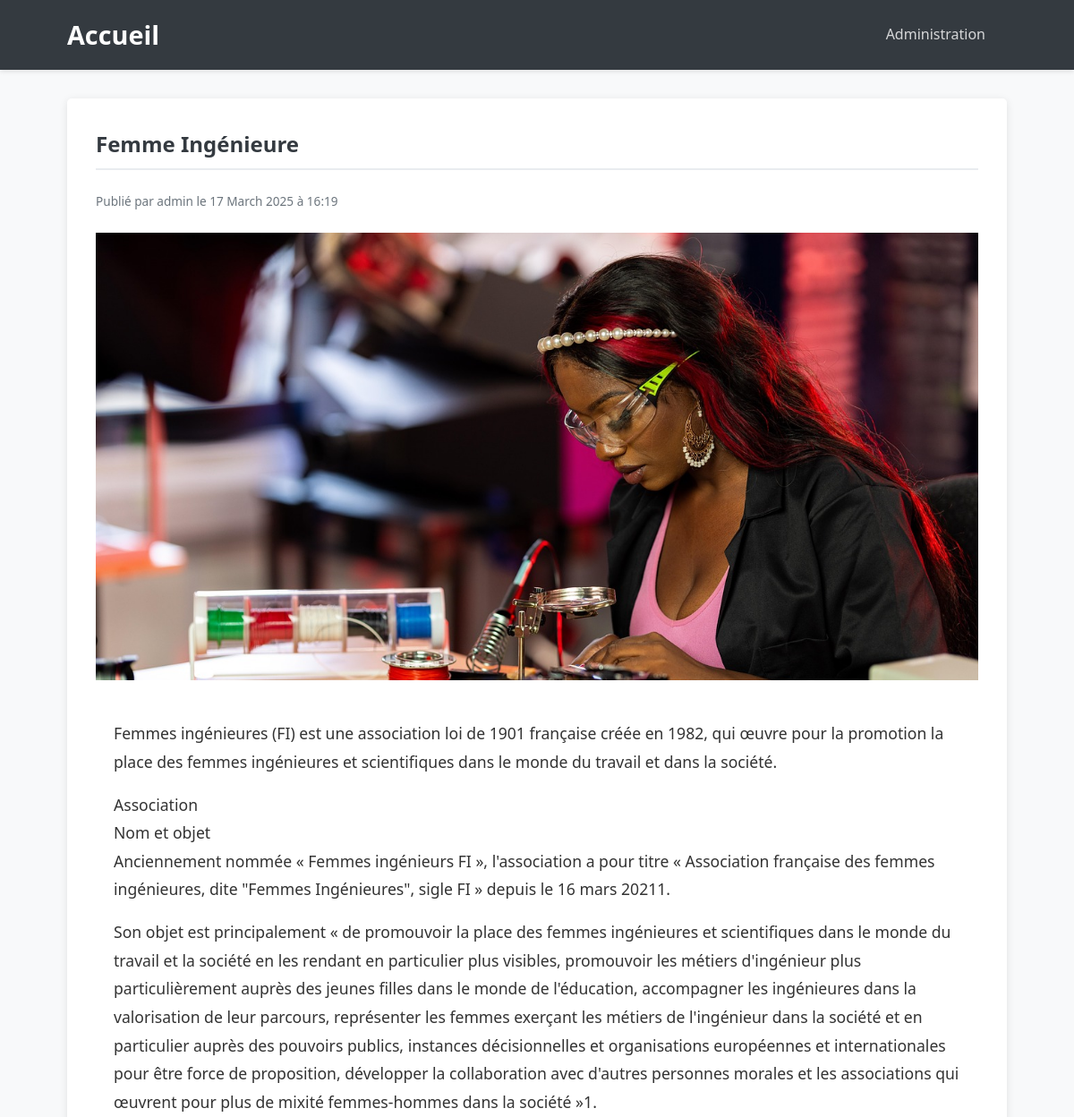
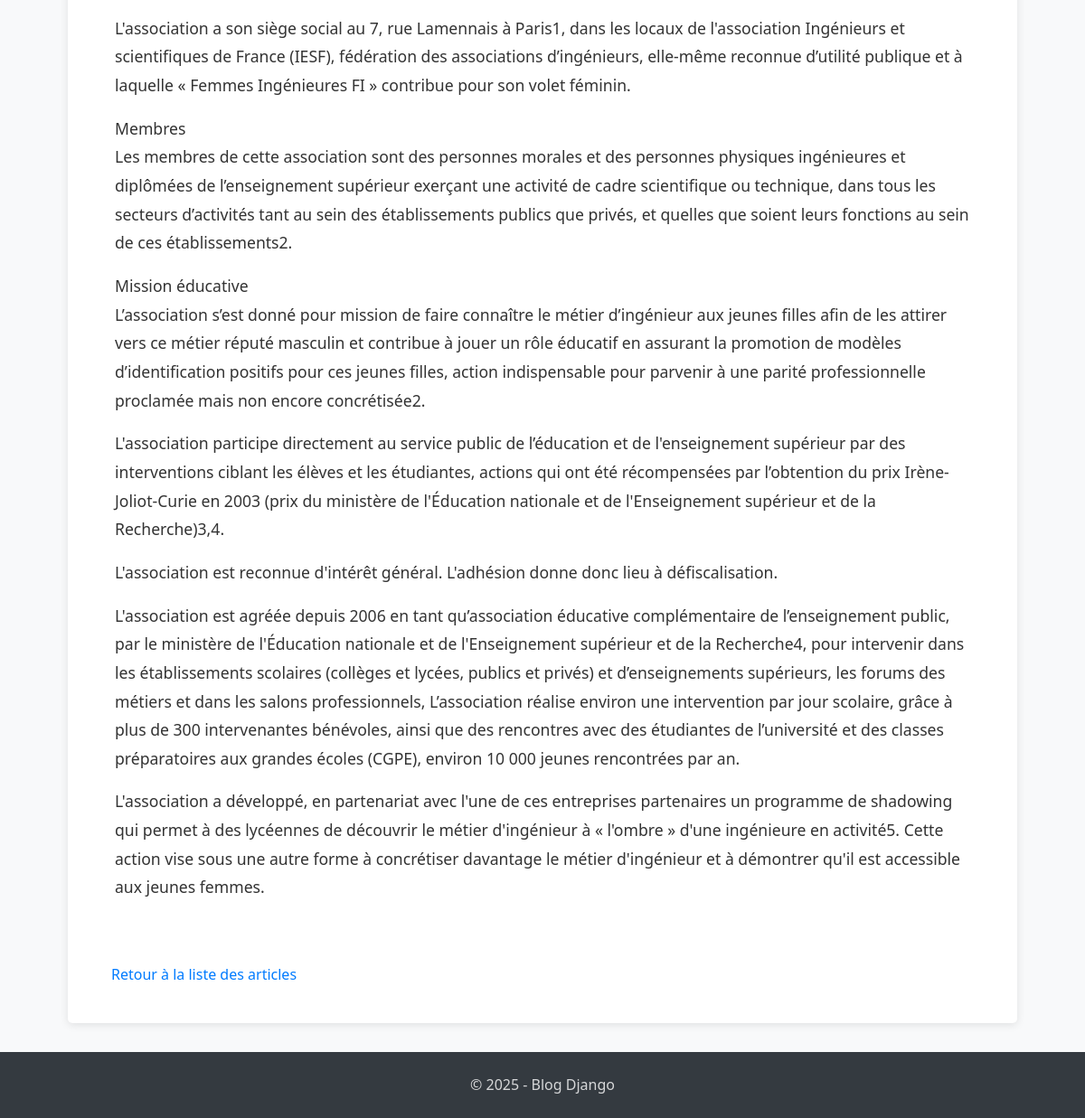
The page /article/11/ on the database its author committed (2 pictures, top to bottom).
### blog/models.py (models this page shows, shortened)
class Article(models.Model):
    titre = models.CharField(max_length=200)
    contenu = models.TextField()
    date_publication = models.DateTimeField(default=timezone.now)
    auteur = models.CharField(max_length=100)
    image = models.ImageField(upload_to='articles/', blank=True, null=True)
    class Meta:
        ordering = ['-date_publication']  # Trier par date de publication descendante

### blog/views.py (the view)
# urls.py: path('article/<int:pk>/', ArticleDetailView.as_view(), name='article_detail'),
class ArticleDetailView(DetailView):
    model = Article
    template_name = 'blog/article_detail.html'
    context_object_name = 'article'

### blog/templates/blog/article_detail.html (shortened to what this page needs)
{% extends 'blog/base.html' %}
{% block content %}
    <article class="article-detail">
        <h2>{{ article.titre }}</h2>
        <p class="article-meta">Publié par {{ article.auteur }} le {{ article.date_publication|date:"d F Y à H:i" }}</p>
        {% if article.image %}
            <div class="article-image">
                <img src="{{ article.image.url }}" alt="{{ article.titre }}">
            </div>
        {% endif %}
        <div class="article-content">
            {{ article.contenu|linebreaks }}
        </div>
        <a href="{% url 'article_list' %}" class="btn btn-back">Retour à la liste des articles</a>
    </article>
{% endblock %}

### static/css/style.css (style rules this page uses)
* { margin: 0; padding: 0; box-sizing: border-box; }
body { font-family: 'Segoe UI', Tahoma, Geneva, Verdana, sans-serif; line-height: 1.6; color: #333; background-color: #f8f9fa; }
a { color: #007bff; text-decoration: none; }
img { max-width: 100%; height: auto; }
h2 { color: #343a40; margin-bottom: 1.5rem; padding-bottom: 0.5rem; border-bottom: 2px solid #e9ecef; }
.article-image { height: 200px; overflow: hidden; }
.article-image img { width: 100%; height: 100%; object-fit: cover; transition: transform 0.5s; }
.article-content { padding: 1.25rem; }
.article-meta { color: #6c757d; font-size: 0.85rem; margin-bottom: 0.75rem; }
.article-detail { background-color: white; padding: 2rem; border-radius: 5px; box-shadow: 0 2px 10px rgba(0, 0, 0, 0.1); }
.article-detail .article-image { margin: 1.5rem 0; height: auto; max-height: 500px; display: flex; justify-content: center; }
.article-detail .article-image img { max-height: 100%; object-fit: contain; }
.article-content { line-height: 1.8; font-size: 1.1rem; }
.article-content p { margin-bottom: 1rem; }
.btn { display: inline-block; padding: 0.5rem 1rem; font-size: 1rem; font-weight: 500; text-align: center; border: none; border-radius: 4px; cursor: pointer; transition: background-color 0.2s, color 0.2s; }
.btn-back { display: inline-block; margin-top: 1.5rem; }

### rows shown on the page
Article: titre "Femme Ingénieure", auteur "admin", date_publication "17 March 2025 à 16:19", image (picture), contenu "Femmes ingénieures (FI) est une association loi de 1901 française créée en 1982, qui œuvre pour la promotion la place des femmes ingénieures et scientifiques dans le monde du travail et dans la société. Association Nom et objet Anciennement nommée « Femmes ingénieurs FI », l'association a pour titre « Association française des femmes ingénieures, dite \"Femmes Ingénieures\", sigle FI » depuis le 16 mars 20211. Son objet est principalement « de promouvoir la place des femmes ingénieures et scientifiques dans le monde du travail et la société en les rendant en particulier plus visibles, promouvoir les métiers d'ingénieur plus particulièrement auprès des jeunes filles dans le monde de…"
